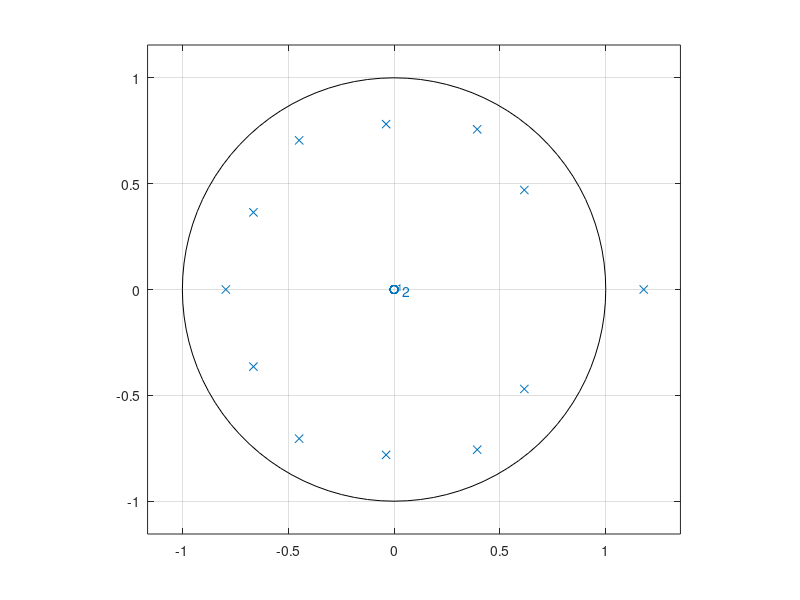

Write the MATLAB code that produced this figure. (Note: this script raises an error after producing the figure.)
ak = [0.1,  0.15, 0.25, 0.26, 0.34, 0.42, 0.25, 0.2, 0.15, 0.1, 0.1, 0.1]; %5 coeffs
b1 = 1;
b2 = 1;
a1 = [1, -1];
a2 = [1 -ak];
sys2 = tf(b2,a2,1,"Variable" ,"z^-1") % trasnfer function 
zplane(b2,a2)
N2 = 1:100;
syms m
m = sym(1);
sol = kroneckerDelta(N2,m);
var = double(sol);
sys3 = filter( b2, a2, var); % impulse response using kronecker delta
stem(N2,sys3)
title("Number of people infected per day")
ylabel("Number of people infected")
xlabel("No. of days")
figure;
I2 = filter(b1,a1,sys3); % intergrator filter
stem(I2)
title("Total number of people infected")
ylabel("Number of people infected")
xlabel("No. of Days")
figure;
Total_infected_people_2 = I2(end)

sys3(94)
sys3(95)
% it takes 95 days to reach 1 million